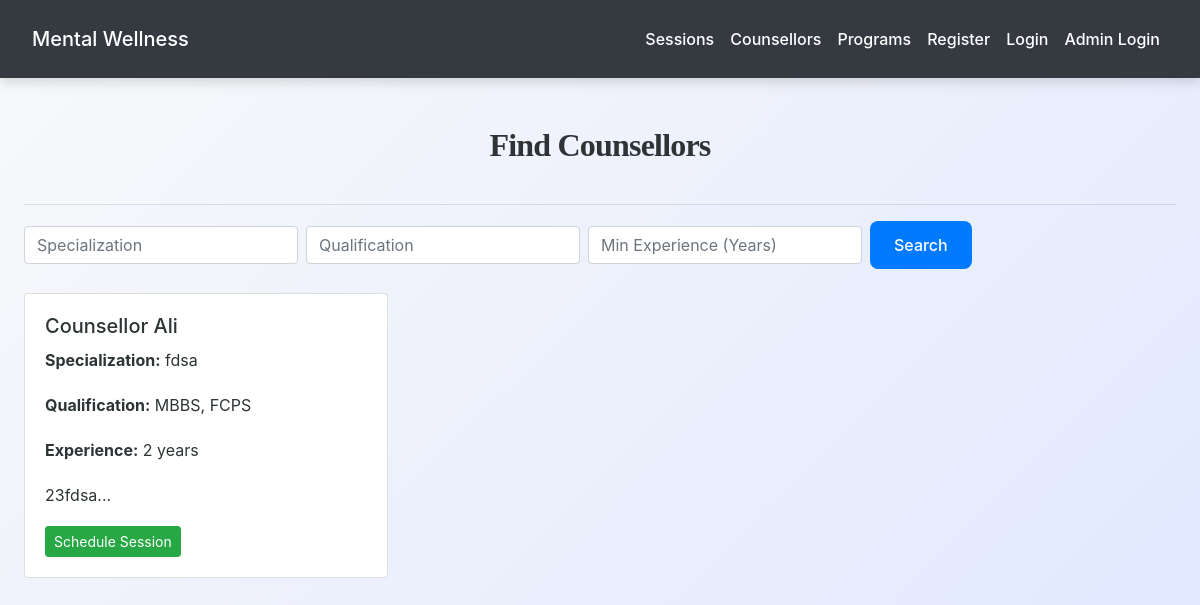
Page /view_counsellors.php on the earlier database version.
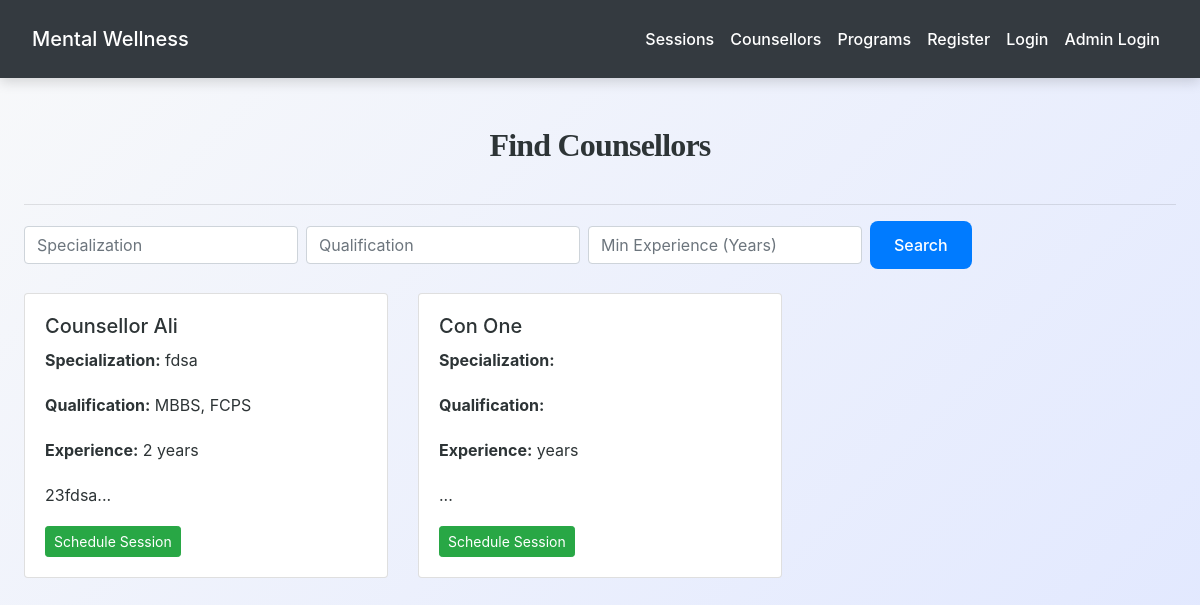
Same page on the later database version.
### tables this page shows
CREATE TABLE `users` (
  `id` int(11) NOT NULL,
  `role` enum('participant','counsellor') NOT NULL,
  `full_name` varchar(150) NOT NULL,
  `email` varchar(150) NOT NULL,
  `password` varchar(255) NOT NULL,
  `phone` varchar(20) DEFAULT NULL,
  `status` enum('active','inactive') DEFAULT 'active',
  `preferred_counsellor_id` int(11) DEFAULT NULL,
  `organization` varchar(150) DEFAULT NULL,
  `age` int(11) DEFAULT NULL,
  `gender` enum('male','female','other') DEFAULT NULL,
  `specialization` varchar(150) DEFAULT NULL,
  `qualification` varchar(255) DEFAULT NULL,
  `experience_years` int(11) DEFAULT NULL,
  `bio` text DEFAULT NULL,
  `created_at` timestamp NOT NULL DEFAULT current_timestamp()
);

### view_counsellors.php (the view, shortened to what this page needs)
<?php
include('config.php');
$search_specialization = $_GET['specialization'] ?? "";
$search_qualification  = $_GET['qualification'] ?? "";
$search_experience     = $_GET['experience_years'] ?? "";
$query = "SELECT id, full_name, specialization, qualification, experience_years, bio, phone
          FROM users
          WHERE role='counsellor' AND status='active' ";
$stmt = $conn->prepare($query);
$stmt->execute();
$result = $stmt->get_result();
?>
<!DOCTYPE html>
<html lang="en">
<head>
    <link rel="stylesheet" href="https://maxcdn.bootstrapcdn.com/bootstrap/4.5.2/css/bootstrap.min.css">
    <link rel="stylesheet" href="./css/style.css">
</head>
<body>
<?php include('navbar.php'); ?>
<div class="container mt-5">
    <h2>Find Counsellors</h2>
    <hr>
    <form method="get" class="form-inline mb-4">
        <input type="text" name="specialization" class="form-control mr-2" placeholder="Specialization"
               value="<?= htmlspecialchars($search_specialization); ?>">
        <input type="text" name="qualification" class="form-control mr-2" placeholder="Qualification"
               value="<?= htmlspecialchars($search_qualification); ?>">
        <input type="number" name="experience_years" class="form-control mr-2" placeholder="Min Experience (Years)"
               value="<?= htmlspecialchars($search_experience); ?>">
        <button class="btn btn-primary">Search</button>
    </form>
    <?php if ($result->num_rows > 0): ?>
        <div class="row">
            <?php while ($counsellor = $result->fetch_assoc()): ?>
                <div class="col-md-4 mb-4">
                    <div class="card h-100">
                        <div class="card-body">
                            <h5><?= htmlspecialchars($counsellor['full_name']); ?></h5>
                            <p><strong>Specialization:</strong> <?= htmlspecialchars($counsellor['specialization']); ?></p>
                            <p><strong>Qualification:</strong> <?= htmlspecialchars($counsellor['qualification']); ?></p>
                            <p><strong>Experience:</strong> <?= $counsellor['experience_years']; ?> years</p>
                            <p><?= htmlspecialchars(substr($counsellor['bio'], 0, 80)); ?>...</p>
                            <button class="btn btn-success btn-sm" data-toggle="modal"
                                    data-target="#scheduleModal<?= $counsellor['id']; ?>">
                                Schedule Session
                            </button>
                        </div>
                    </div>
                </div>
            <?php endwhile; ?>
        </div>
    <?php else: ?>
        <p class="text-muted">No counsellors found matching your criteria.</p>
    <?php endif; ?>
</div>
</body>
</html>

Differences in the rows shown:
added users: full_name "Con One"
